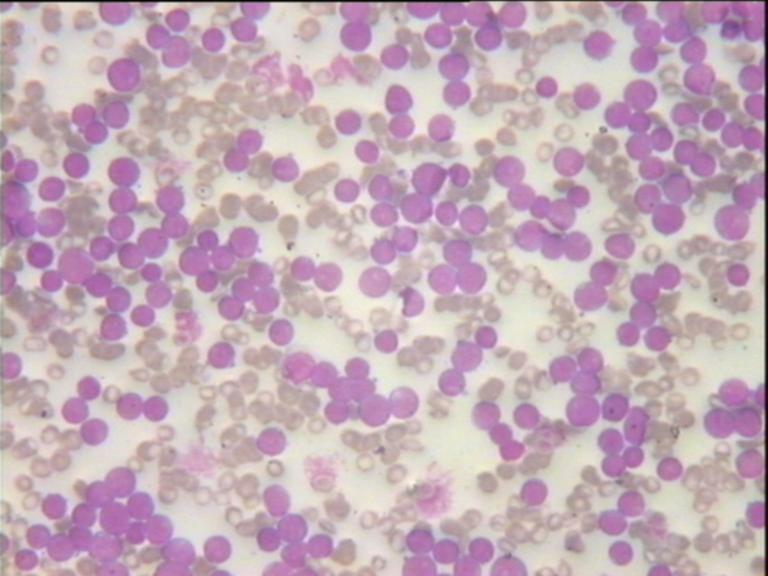
#> input picture Hough and Harris/s58Hl.jpg, 768 x 576 px
$ python Hough.py
#> lines starting #> are read from the running program, lines starting #| are printed output that depends on the picture; after the words box and inside, x2 and y2 are one past the last pixel; in counts of white or black regions, pixels touching at a corner belong together
#> further down, img is the input picture: shape (576, 768, 3); mean B, G, R 184, 171.7, 196
import numpy as np
import cv2
import matplotlib.pyplot as plt


def circles(img):
    img_gray = cv2.cvtColor(img, cv2.COLOR_BGR2GRAY)
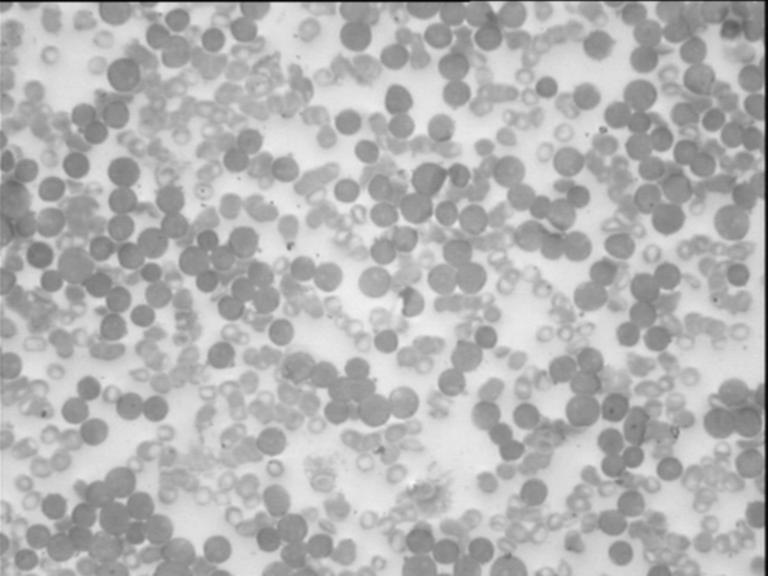
#> img_gray: shape (576, 768); min 2, max 246, mean 180.4
    circles = cv2.HoughCircles(image=img_gray, method=cv2.HOUGH_GRADIENT, dp=1, minDist=10, param1=10, param2=20,
                               minRadius=10, maxRadius=20)
#> circles = 168 rows, first 8: [567.5, 161.5, 15], [451.5, 381.5, 13.8], [129.5, 405.5, 13.8], [640.5, 94.5, 16], [327.5, 276.5, 15], [473.5, 219.5, 15], [731.5, 221.5, 18.3], [155.5, 408.5, 12.5]
    for circle in circles[0]:
        img = cv2.circle(img, (int(circle[0]), int(circle[1])), int(circle[2]), (255, 0, 0))
#> this loop made 168 passes
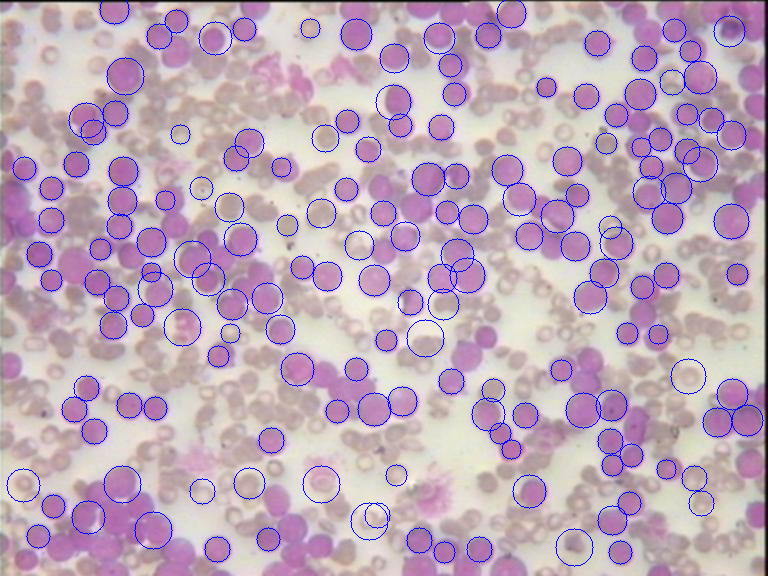
#> img: shape (576, 768, 3); mean B, G, R 186.1, 167.2, 190.6
    plt.imshow(img)
    plt.show()


def lines(img):
    img_gray = cv2.cvtColor(img, cv2.COLOR_BGR2GRAY)
    mask = cv2.Canny(img_gray, 100, 200)
    plt.imshow(mask)
    plt.show()
    lines = cv2.HoughLinesP(image=mask, rho=1, theta=np.pi / 180, threshold=50, minLineLength=50, maxLineGap=10)
    print(lines)
    for line in lines:
        img = cv2.line(img, (line[0][0], line[0][1]), (line[0][2], line[0][3]), color=(255, 0, 255))
    plt.imshow(img)
    plt.show()


if __name__ == '__main__':
    img = cv2.imread("s58Hl.jpg")
    circles(img)
    # img = cv2.imread("body_10-buildings_1.JPG")
    # lines(img)
    img_gray = cv2.cvtColor(img, cv2.COLOR_BGR2GRAY)
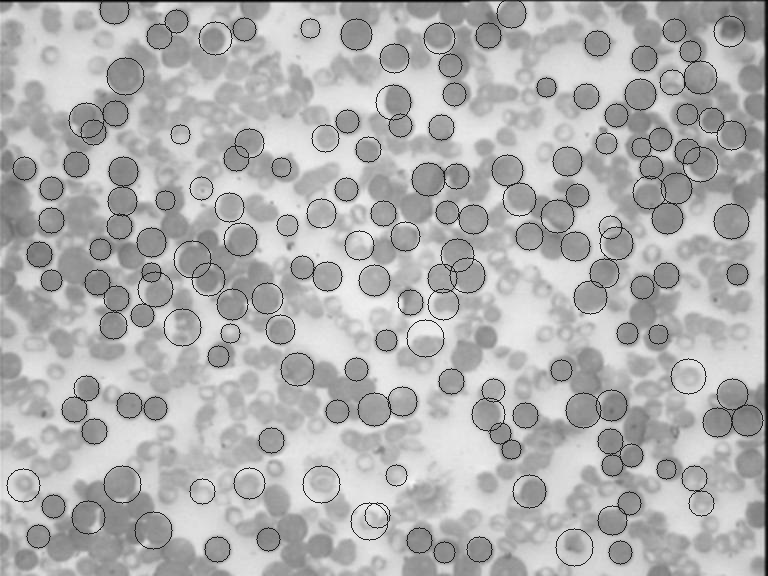
#> img_gray: shape (576, 768); min 2, max 246, mean 176.4
    result = cv2.cornerHarris(img_gray, 2, 3, 0.04)
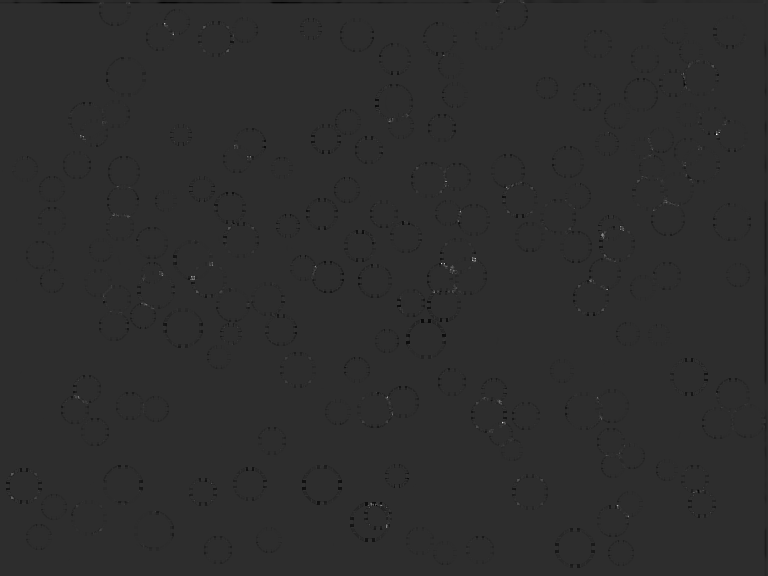
#> result: shape (576, 768) float32; min -0.00532, max 0.0247, mean -3.38e-05; drawn with min black and max white
    perc_90 = np.percentile(result, 99)
#> perc_90 = 0.000276
    _, mask = cv2.threshold(result, thresh=perc_90, maxval=np.max(result), type=cv2.THRESH_BINARY)
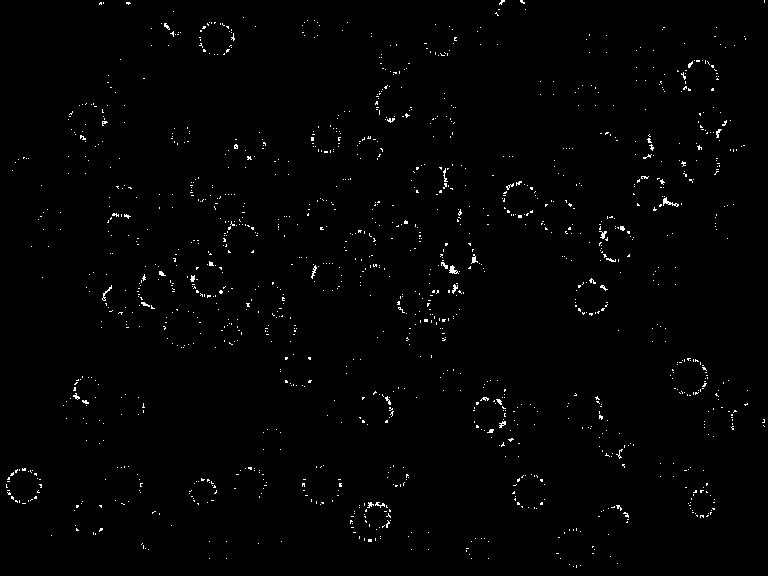
#> mask: shape (576, 768) float32; values 0 (black) and 0.0247 (white), 1% white in thin lines or dots
    plt.imshow(mask)
    plt.show()

$ run again, with Hough and Harris/body_10-buildings_1.JPG copied over Hough and Harris/s58Hl.jpg
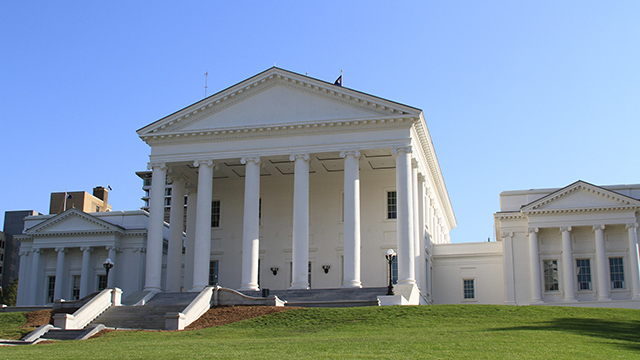
#> input picture Hough and Harris/body_10-buildings_1.JPG, 640 x 360 px
#> img is the input picture: shape (360, 640, 3); mean B, G, R 169.6, 149.6, 130.9
#> circles = 13 rows, first 8: [294.5, 277.5, 19.4], [547.5, 291.5, 17.2], [463.5, 286.5, 17.2], [561.5, 286.5, 17.2], [273.5, 87.5, 17.2], [77.5, 285.5, 16.1], [584.5, 278.5, 13.8], [185.5, 278.5, 13.8]
#> the loop in circles, `for circle in circles[0]:` made 13 passes
#> `result = cv2.cornerHarris(img_gray, 2, 3, 0.04)`:
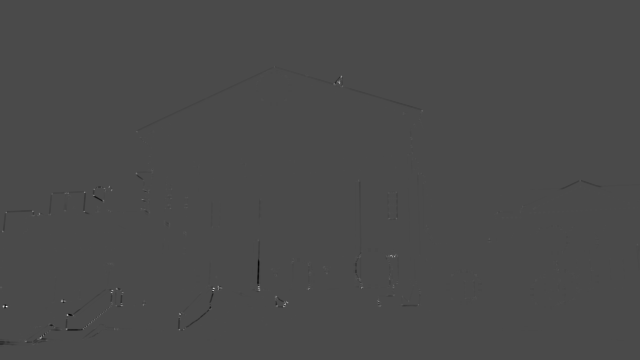
#> result: shape (360, 640) float32; min -0.0186, max 0.0449, mean -1.35e-05; drawn with min black and max white
#> perc_90 = 0.000151
#> `_, mask = cv2.threshold(result, thresh=perc_90, maxval=np.max(result),..`:
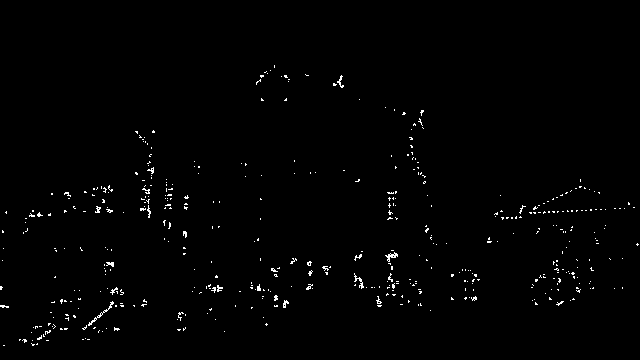
#> mask: shape (360, 640) float32; values 0 (black) and 0.0449 (white), 1% white in thin lines or dots, all inside (x1, y1, x2, y2) = (0, 65, 639, 346)
